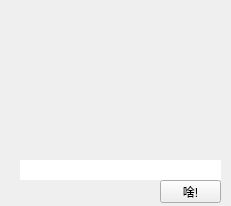
<?xml version="1.0" encoding="UTF-8"?>
<ui version="4.0">
 <class>Doge</class>
 <widget class="QWidget" name="Doge">
  <property name="geometry">
   <rect>
    <x>0</x>
    <y>0</y>
    <width>231</width>
    <height>206</height>
   </rect>
  </property>
  <property name="windowTitle">
   <string>Form</string>
  </property>
  <widget class="QLabel" name="doge_warning_label">
   <property name="geometry">
    <rect>
     <x>50</x>
     <y>10</y>
     <width>141</width>
     <height>141</height>
    </rect>
   </property>
   <property name="styleSheet">
    <string notr="true">border-image: url(:/new/prefix1/picture/doge.jpeg);</string>
   </property>
   <property name="text">
    <string/>
   </property>
  </widget>
  <widget class="QPushButton" name="pushButton">
   <property name="geometry">
    <rect>
     <x>160</x>
     <y>180</y>
     <width>61</width>
     <height>23</height>
    </rect>
   </property>
   <property name="styleSheet">
    <string notr="true">font: 75 9pt &quot;微软雅黑&quot;;</string>
   </property>
   <property name="text">
    <string>啥!</string>
   </property>
  </widget>
  <widget class="QLabel" name="doge_edit">
   <property name="geometry">
    <rect>
     <x>20</x>
     <y>160</y>
     <width>201</width>
     <height>20</height>
    </rect>
   </property>
   <property name="styleSheet">
    <string notr="true">background-color: rgb(255, 255, 255);</string>
   </property>
   <property name="text">
    <string>&lt;html&gt;&lt;head/&gt;&lt;body&gt;&lt;p align=&quot;center&quot;&gt;&lt;br/&gt;&lt;/p&gt;&lt;/body&gt;&lt;/html&gt;</string>
   </property>
  </widget>
  <widget class="QLabel" name="label_2">
   <property name="geometry">
    <rect>
     <x>-70</x>
     <y>-110</y>
     <width>391</width>
     <height>471</height>
    </rect>
   </property>
   <property name="styleSheet">
    <string notr="true">border-image: url(:/new/prefix1/picture/框2.png);</string>
   </property>
   <property name="text">
    <string/>
   </property>
  </widget>
  <widget class="QLabel" name="doge_success_label">
   <property name="geometry">
    <rect>
     <x>50</x>
     <y>10</y>
     <width>141</width>
     <height>141</height>
    </rect>
   </property>
   <property name="styleSheet">
    <string notr="true">border-image: url(:/new/prefix1/picture/doge_success.png);</string>
   </property>
   <property name="text">
    <string/>
   </property>
  </widget>
  <zorder>label_2</zorder>
  <zorder>doge_warning_label</zorder>
  <zorder>pushButton</zorder>
  <zorder>doge_edit</zorder>
  <zorder>doge_success_label</zorder>
 </widget>
 <resources/>
 <connections/>
</ui>
